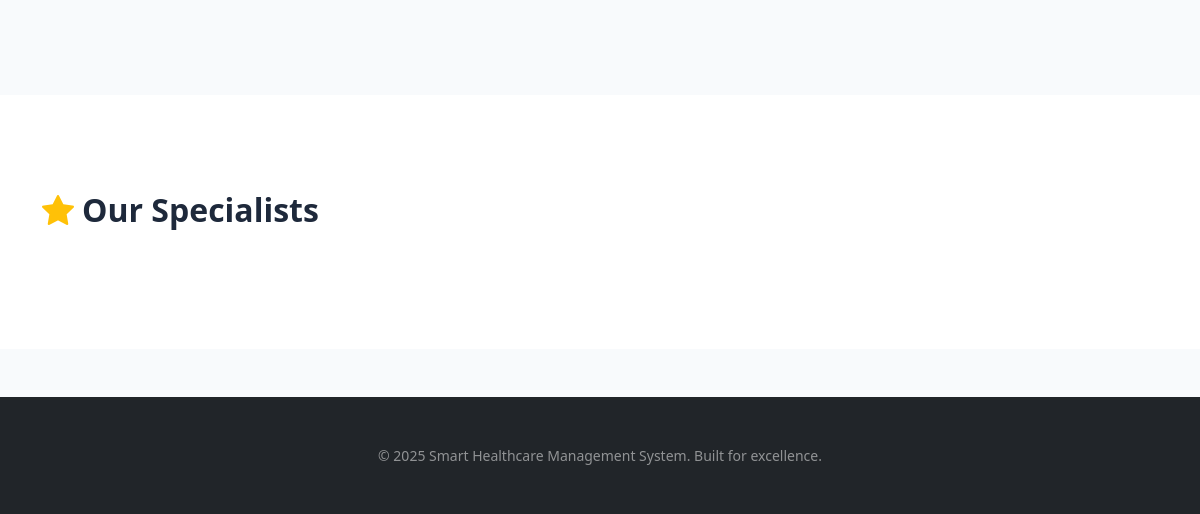
Before: / (lower part) with the older database file.
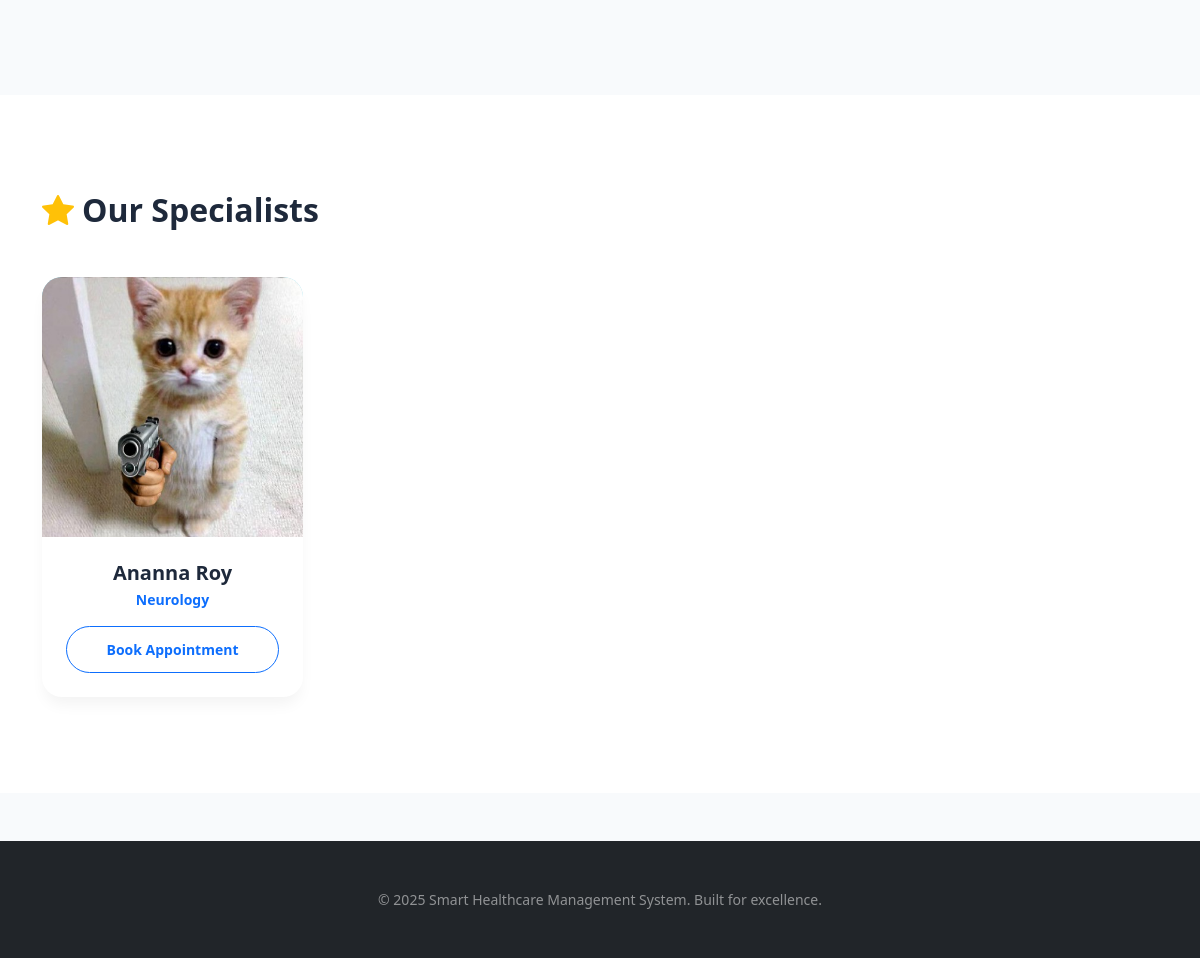
After: the same page with the newer database file.
### tables this page shows
CREATE TABLE `doctors` (
  `doctor_id` int(11) NOT NULL,
  `full_name` varchar(150) DEFAULT NULL,
  `expertise` varchar(100) NOT NULL,
  `qualification` varchar(255) DEFAULT NULL,
  `gender` enum('Male','Female','Other') DEFAULT NULL,
  `consultancy_fee` decimal(10,2) NOT NULL DEFAULT 0.00,
  `contact_number` varchar(20) NOT NULL,
  `image_url` varchar(255) DEFAULT 'assets/img/default_doctor.jpg',
  `availability` longtext DEFAULT NULL CHECK (json_valid(`availability`))
);

### index.php (the view, shortened to what this page needs)
<?php
require 'config/db.php';
$doctors = [];
try {
    $stmt_doctors = $pdo->query("SELECT d.doctor_id, d.full_name, d.expertise, d.image_url FROM Doctors d");
    $doctors = $stmt_doctors->fetchAll();
} catch (PDOException $e) {
    $error_message = "Database Error: Could not load listings.";
}
?>
<!DOCTYPE html>
<html lang="en">
<head>
    <link href="https://cdn.jsdelivr.net/npm/bootstrap@5.3.3/dist/css/bootstrap.min.css" rel="stylesheet">
    <link rel="stylesheet" href="https://cdn.jsdelivr.net/npm/bootstrap-icons@1.11.3/font/bootstrap-icons.min.css">
</head>
<body>
<section class="py-5" id="features">
    <div class="container py-5">
    </div>
</section>
<section class="py-5 bg-white" id="doctors">
    <div class="container py-5">
        <h2 class="fw-bold mb-5"><i class="bi bi-star-fill text-warning me-2"></i>Our Specialists</h2>
        <div class="row g-4">
            <?php foreach ($doctors as $doctor): ?>
                <div class="col-md-3">
                    <div class="doctor-card">
                        <img src="<?= htmlspecialchars($doctor['image_url'] ?: 'https://via.placeholder.com/400') ?>" class="doctor-img" alt="Doctor">
                        <div class="p-4 text-center">
                            <h5 class="fw-bold mb-1"><?= htmlspecialchars($doctor['full_name']) ?></h5>
                            <p class="text-primary small fw-bold mb-3"><?= htmlspecialchars($doctor['expertise']) ?></p>
                            <a href="patient_access.php" class="btn btn-outline-primary btn-sm w-100 rounded-pill">Book Appointment</a>
                        </div>
                    </div>
                </div>
            <?php endforeach; ?>
        </div>
    </div>
</section>
<footer class="py-5 bg-dark text-white-50 mt-5 text-center">
    <div class="container">
        <p class="mb-0 small">&copy; <?= date('Y'); ?> Smart Healthcare Management System. Built for excellence.</p>
    </div>
</footer>
</body>
</html>

Changed rows visible on the page:
added doctors: image_url (picture), full_name "Ananna Roy", expertise "Neurology"
